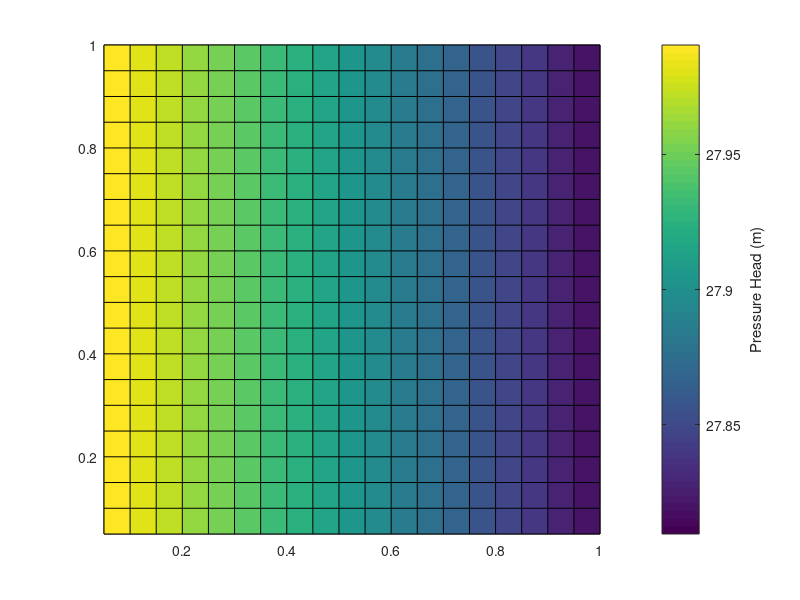

MATLAB code for this plot:
% This is a first attempt at calibrating a model for a system with
% multiple different permeabilities. The system will have one media on the
% left half of the system, a different media on the right half. The
% pressure drops across both sections should be determined analytically
% using Darcy's law and an effective permeability based on the harmonic
% mean.
%
% Rows go in the x-direction, columns in the y-direction.
% The model's indices are numbered from left to right, top to bottom such
% that, for node i in x and j in y, the center node is C*(j-1)+i. The
% indices which are used are labeled below
%
%       IC = C*(j-1)+i;     IC is the index for the center node
%       PY = IC + C;        PY is the index for +1 in the Y direction
%       PX = IC + 1;        PX is the index for +1 in the X direction
%       MY = IC - C;        MY is the index for -1 in the Y direction
%       MX = IC - 1;        MX is the index for -1 in the X direction
%
% This indexing scheme can be visualized as below
%                   
%                 (i-C)
%                   |
%                   |
%       (i-1) <---- i ----> (i+1)
%                   |
%                   |
%                 (i+C)
%
% v 0.1, first real go.

% Darcy flow, steady-state, variable K, 2D
function DF_SS_VK_2D
% System parameters
K1 = 5;                         % m/d
K2 = 5;                       % m/d
LENGTH = 1;                     % m
HEIGHT = 1;                     % m
WIDTH = 1;                      % m  
AREA = HEIGHT*WIDTH;            % m^2
Hin = 28;                       % m
Hout = 27.8;                    % m

% Model Parameters
R = 20;            % Nodes per Row
C = 20;            % Nodes per Column
N = R*C;            % Total number of nodes
dx = LENGTH/C;      % m
dy = HEIGHT/R;      % m  

% Compute these in advance for simplicity
dx2 = dx*dx;
dy2 = dy*dy;

% Construct permeability vector
K = Permeability(N,R,C,K1,K2);

% Compute the head values
H = Calculate(N,R,C,dx2,dy2,K,Hin,Hout);

% Visualize the data with homemade function
Visualize(H,R,C,dx,dy)

% Compare to analytical solution
Error_Check(K1,K2,K,AREA,Hin,Hout,H,LENGTH,dx,C)


end

% Generate field of permeability values
function K = Permeability(N,R,C,K1,K2)
K = zeros(N,1);
for i_K=1:C
    for j_K=1:R
        if (i_K<=C/2), K(C*(j_K-1)+i_K) = K1; end
        if (i_K>C/2),  K(C*(j_K-1)+i_K) = K2; end
    end
end


end

function K_Eff = K_Eff(K_1,K_2)
K_Eff = 2/(1/K_1 + 1/K_2);
end

% Begin the actual calculation 
function H = Calculate(N,R,C,dx2,dy2,K,Hin,Hout)

% Allocate for M and b
M = zeros(N,N);     % Model matrix of discretized equations
b = zeros(N,1);     % RHS of model

% Populate b
for j=1:R
    LI = 1+C*(j-1); RI = C+C*(j-1);     % Left and Right Index
    b(LI) = -(K(LI)/(dx2) )*Hin;            % Inlet
    b(RI) = -(K(RI)/(dx2) )*Hout;           % Outlet
end

% Apply boundary conditions
% Corner Nodes, starting with upper left
IC = 1; PY = IC + C; PX = IC + 1;

K_PX = K_Eff(K(IC),K(PX)); 
K_PY = K_Eff(K(IC),K(PY)); 
K_MX = K(IC);   

M(IC,IC) = -(K_PY/dy2 + K_PX/dx2 + K_MX/dx2 );
M(IC,PX) = K_PX/dx2;
M(IC,PY) = K_PY/dy2;

% Upper Right
IC = C; PY = IC + C; MX = IC - 1;

K_MX = K_Eff(K(IC),K(MX)); 
K_PY = K_Eff(K(IC),K(PY)); 
K_PX = K(IC);   

M(IC,IC) = -(K_PY/dy2 + K_PX/dx2 + K_MX/dx2 );
M(IC,MX) = K_MX/dx2;
M(IC,PY) = K_PY/dy2;

% Lower Left
IC = C*(R-1)+1; PX = IC + 1; MY = IC - C;

K_PX = K_Eff(K(IC),K(PX)); 
K_MY = K_Eff(K(IC),K(MY)); 
K_MX = K(IC);   

M(IC,IC) = -(K_MY/dy2 + K_PX/dx2 + K_MX/dx2 );
M(IC,PX) = K_PX/dx2;
M(IC,MY) = K_MY/dy2;

% Lower Right
IC = C*(R-1)+C; MY = IC - C; MX = IC - 1;

K_MX = K_Eff(K(IC),K(MX)); 
K_MY = K_Eff(K(IC),K(MY)); 
K_PX = K(IC);   

M(IC,IC) = -(K_MY/dy2 + K_PX/dx2 + K_MX/dx2 );
M(IC,MX) = K_MX/dx2;
M(IC,MY) = K_MY/dy2;

% Upper and Lower Middle Nodes
for i=2:(R-1)
    % Upper Nodes
    IC = i; PY = IC + C; PX = IC + 1; MX = IC - 1;
    
    K_MX = K_Eff(K(IC),K(MX)); 
    K_PY = K_Eff(K(IC),K(PY)); 
    K_PX = K_Eff(K(IC),K(PX));

    M(IC,IC) = -(K_PY/dy2 + K_PX/dx2 + K_MX/dx2 );
    M(IC,MX) = K_MX/dx2;
    M(IC,PY) = K_PY/dy2;
    M(IC,PX) = K_PX/dx2;
    
    % Lower Nodes
    IC = C*(R-1)+i; MY = IC - C; PX = IC + 1; MX = IC - 1;
    
    K_MX = K_Eff(K(IC),K(MX)); 
    K_MY = K_Eff(K(IC),K(MY)); 
    K_PX = K_Eff(K(IC),K(PX));
    
    M(IC,IC) = -(K_MY/dy2 + K_PX/dx2 + K_MX/dx2 );
    M(IC,MX) = K_MX/dx2;
    M(IC,MY) = K_MY/dy2;
    M(IC,PX) = K_PX/dx2;
end

% Left and Right Middle Nodes
for j=2:(R-1)
    % Left Nodes
    IC = C*(j-1)+1; PY = IC + C; MY = IC - C; PX = IC + 1; 
    
    K_MX = K(IC); 
    K_MY = K_Eff(K(IC),K(MY)); 
    K_PX = K_Eff(K(IC),K(PX));
    K_PY = K_Eff(K(IC),K(PY));
    
    M(IC,IC) = -(K_PY/dy2 + K_PX/dx2 + K_MX/dx2 + K_MY/dy2 );
    M(IC,MY) = K_MY/dy2;
    M(IC,PY) = K_PY/dy2;
    M(IC,PX) = K_PX/dx2;
    
    % Right Nodes
    IC = C*(j-1)+C; MY = IC - C; PY = IC + C; MX = IC - 1;
    
    K_PX = K(IC); 
    K_MY = K_Eff(K(IC),K(MY)); 
    K_MX = K_Eff(K(IC),K(MX));
    K_PY = K_Eff(K(IC),K(PY));
    
    M(IC,IC) = -(K_PY/dy2 + K_PX/dx2 + K_MX/dx2 + K_MY/dy2 );
    M(IC,MX) = K_MX/dx2;
    M(IC,MY) = K_MY/dy2;
    M(IC,PY) = K_PY/dy2;
end
% end boundary conditions

% Populate M
for i = 2:(C-1)
    for j = 2:(R-1)
        IC = C*(j-1)+i; PY = IC + C; PX = IC + 1; MY = IC - C; MX = IC - 1;
        
        K_MX = K_Eff(K(IC),K(MX)); 
        K_MY = K_Eff(K(IC),K(MY)); 
        K_PX = K_Eff(K(IC),K(PX));
        K_PY = K_Eff(K(IC),K(PY));
        
        M(IC,PY) = K_PY/dy2;
        M(IC,PX) = K_PX/dx2;
        M(IC,IC) = -(K_PY/dy2 + K_PX/dx2 + K_MX/dx2 + K_MY/dy2 );
        M(IC,MX) = K_MX/dx2;
        M(IC,MY) = K_MY/dy2;
    end
end

H = linsolve(M,b);

end

% Visualize Head Values
function Visualize(H,R,C,dx,dy)
% Create axes
X = zeros(C,1);
    for i=1:C , X(i) = i*dx; end
Y = zeros(R,1);
    for j=1:R , Y(j) = j*dy; end

% Create viewable H matrix
H_View = zeros(R,C);
for i=1:C
    for j=1:R
        H_View(j,i) = H(C*(j-1)+i);
    end
end

figure
pcolor(X,Y,H_View);
ylabel(colorbar,'Pressure Head (m)');

end

% Check for errors
function Error_Check(K1,K2,K,AREA,Hin,Hout,H,LENGTH,dx,C)
Kf = K_Eff(K1,K2);
A = AREA; L = LENGTH+dx;
Q = Kf*A*(Hin-Hout)/L;

H_Anal = Hin-Q*dx/(A*K1);
max_error = abs(H_Anal-H(1));
for i=2:C
    L = dx; Kf = K_Eff(K(i-1),K(i));
    H_Anal = H_Anal-Q*L/(A*Kf);
    error = abs(H_Anal-H(i));
    if (error>max_error), max_error=error; end
end

display(max_error);
end







